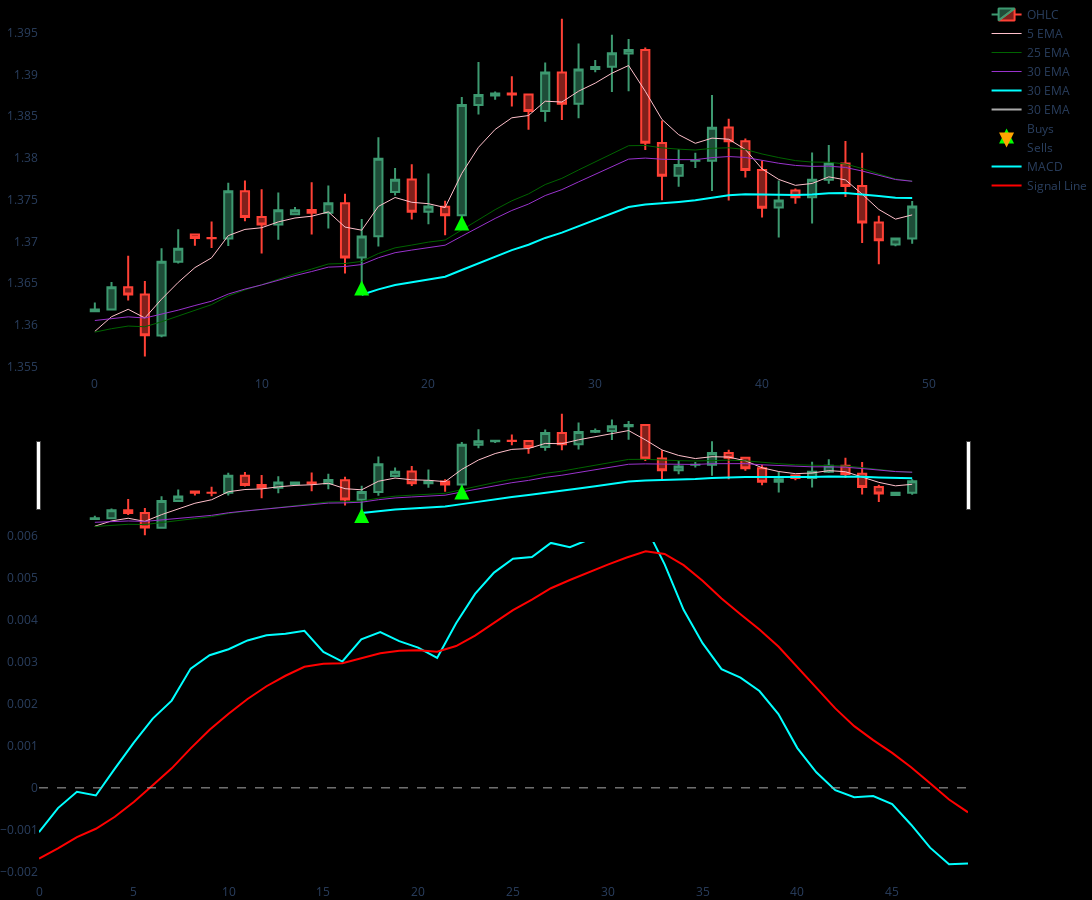

Write notebook code for a chart like this one.
### Code cell
df1 = dfd[:50]
plot_chart_with_signals(df1)
